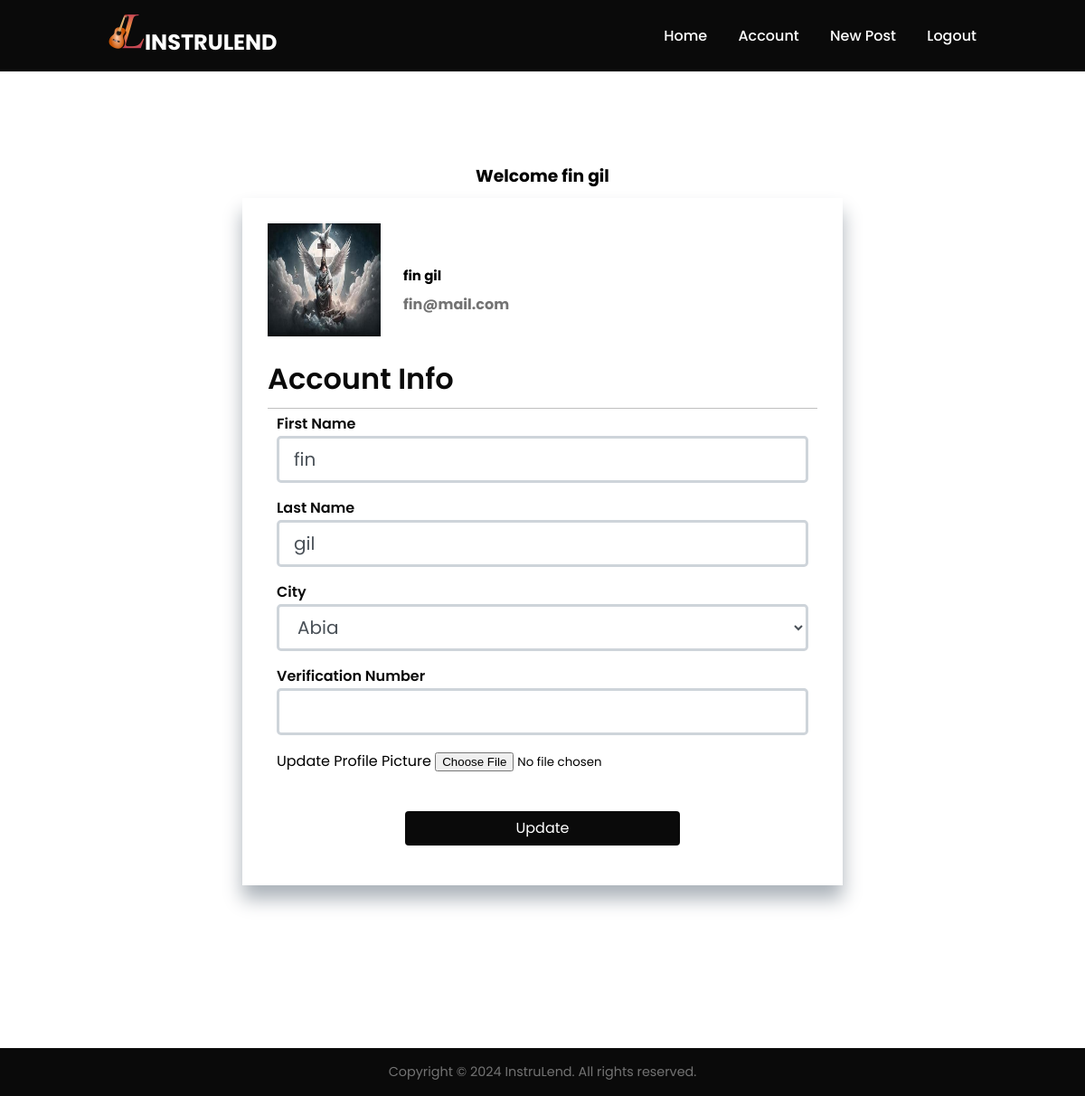
Page /account (signed in) on the committed database.
### app/models.py (models this page shows, shortened)
class User(db.Model, UserMixin):
    id = db.Column(db.Integer, primary_key=True)
    first_name = db.Column(db.String(100), nullable=False)
    last_name = db.Column(db.String(100), nullable=False)
    email = db.Column(db.String(255), unique=True, nullable=False)
    phone_number = db.Column(db.String(15), unique=True, nullable=False)
    city = db.Column(db.String(50))
    country = db.Column(db.String(10), nullable=False, default='Nigeria')
    password = db.Column(db.String(60), nullable=False)
    verification_number = db.Column(db.String(25), unique=True)
    verified_user = db.Column(db.Boolean, nullable=False, default=False)
    created_at = db.Column(db.DateTime, nullable=False, default=datetime.utcnow)
    image_file = db.Column(db.String(50), nullable=False, default='default.jpg')
    posts = db.relationship('Post', backref='author', lazy=True)
    reviewer = db.relationship('Review', foreign_keys='Review.user_id', backref='author1', lazy=True)
    reviewed = db.relationship('Review', foreign_keys='Review.author_id', backref='author2', lazy=True)
    rented = db.relationship('Agreement', backref='author4', lazy=True)
    expirence = db.relationship('Expirence', backref='author6', lazy=True)
    chats_user1 = db.relationship('Chat', backref='user1', foreign_keys='Chat.user1_id', lazy=True)
    chats_user2 = db.relationship('Chat', backref='user2', foreign_keys='Chat.user2_id', lazy=True)
    message = db.relationship('Message', backref='author7', lazy=True)

### app/users/routes.py (the view)
@users.route('/account', methods=['GET', 'POST'])
@login_required
def account():
    form = UpdateAccountForm()
    if form.validate_on_submit():
        if form.picture.data:
            picture_file = save_picture(form.picture.data)
            current_user.image_file = picture_file
        current_user.first_name = form.first_name.data
        current_user.last_name = form.last_name.data
        current_user.city = form.city.data
        current_user.verification_number = form.verification_number.data
        db.session.commit()
        flash('Your account has been updated!', 'success')
        return redirect(url_for('users.account'))
    elif request.method == 'GET':
        form.first_name.data = current_user.first_name
        form.last_name.data = current_user.last_name
        form.city.data = current_user.city
        form.verification_number.data = current_user.verification_number
    image_file = url_for('static', filename='images/profile_pic/' + current_user.image_file)
    return render_template('account.html', title='Account', image_file=image_file, form=form)

### app/users/forms.py (shortened to what this page needs)
class UpdateAccountForm(FlaskForm):
    first_name = StringField('First Name', validators=[DataRequired(), Length(min=2, max=100)])
    last_name = StringField('Last Name', validators=[DataRequired(), Length(min=2, max=100)])
    city = SelectField('City', choices=[(city.value) for city in City], validators=[DataRequired()])
    verification_number = StringField('Verification Number', validators=[DataRequired(), Length(min=6, max=25)])
    picture = FileField('Update Profile Picture', validators=[FileAllowed(['jpg', 'png'])])
    submit = SubmitField('Update')

### app/models.py (called while the page is built)
@login_manager.user_loader
def load_user(user_id):
    return User.query.get(int(user_id))

### app/templates/account.html (shortened to what this page needs)
{% extends 'base.html' %}
{% block content %}
<section class="section-form">
    <h3 class="account-bold">Welcome {{ current_user.first_name }} {{ current_user.last_name }}</h3>
    <div class="form-container">
        <div class="media">
            <div>
                <img src="{{ image_file }}" alt="profile_image" class="rounded-circle account-img">
            </div>
            <div>
                <h3 class="account-head">{{ current_user.first_name }} {{ current_user.last_name }}</h3>
                <p class="account-text">{{ current_user.email }}</p>
            </div>
        </div>
        <form method="POST" action="" enctype="multipart/form-data">
            <h2>Account Info</h2>
            <fieldset class="input-box">
                <div class="input-box">
                    {{ form.first_name.label(class='form-check-label') }}
                    {% if form.first_name.error %}
                        {{ form.first_name(class="form-control form-control-lg is-invalid") }}
                        <div class="invalid-feedback">
                            {% for error in form.first_name.errors %}
                                <span>{{ error }}</span>
                            {% endfor %}
                        </div>
                    {% else %}
                        {{ form.first_name(class='form-control form-control-lg') }}
                    {% endif %}
                </div>
                <div class="input-box">
                    {{ form.last_name.label(class='form-check-label') }}
                    {% if form.last_name.error %}
                        {{ form.last_name(class="form-control form-control-lg is-invalid") }}
                        <div class="invalid-feedback">
                            {% for error in form.last_name.errors %}
                                <span>{{ error }}</span>
                            {% endfor %}
                        </div>
                    {% else %}
                        {{ form.last_name(class='form-control form-control-lg') }}
                    {% endif %}
                </div>
                <div class="input-box">
                    {{ form.city.label(class='form-check-label') }}
                    {% if form.city.error %}
                        {{ form.city(class="form-control form-control-lg is-invalid") }}
                        <div class="invalid-feedback">
                            {% for error in form.city.errors %}
                                <span>{{ error }}</span>
                            {% endfor %}
                        </div>
                    {% else %}
                        {{ form.city(class='form-control form-control-lg') }}
                    {% endif %}
                </div>
                <div class="input-box">
                    {{ form.verification_number.label(class='form-check-label') }}
                    {% if form.verification_number.error %}
                        {{ form.verification_number(class="form-control form-control-lg is-invalid") }}
                        <div class="invalid-feedback">
                            {% for error in form.verification_number.errors %}
                                <span>{{ error }}</span>
                            {% endfor %}
                        </div>
                    {% else %}
                        {{ form.verification_number(class='form-control form-control-lg') }}
                    {% endif %}
                </div>
                <div class="input-box">
                    {{ form.picture.label() }}
                    {{ form.picture(class="form-control-file") }}
                </div>
            </fieldset>
            <div class="input-box">
                {{ form.submit(class="btn btn-outline-info") }}
            </div>
        </form>
    </div>
</section>
{% endblock %}

### app/static/css/index.css (style rules this page uses)
:root { --text-dark: #0a0a0a; --text-light: #737373; --extra-light: #f5f5f5; --white: #ffffff; --max-width: 1200px; }
* { margin: 0; padding: 0; box-sizing: border-box; font-family: "Poppins", sans-serif; }
html, body { scroll-behavior: smooth; }
section { padding: 100px 120px; }
.section-form { padding: 80px 120px; }
.btn { padding: 1rem 1.5rem; outline: none; border: none; font-size: 1rem; font-weight: 600; color: #b8b169; background-color: var(--white); border-radius: 5px; transition: 0.3s; cursor: pointer; }
.about-pages h2, h3 { margin-bottom: 8px; }
.form-container { max-width: 800px; padding: 28px; margin: 0 28px; box-shadow: 0 15px 20px #abb2b9; }
.form-container h2 { font-size: 2rem; font-weight: 600; text-align: left; color: var(--text-dark); padding-bottom: 8px;border-bottom: 1px solid silver; }
fieldset { border: none; padding: 5px 10px; }
.input-box { margin-bottom: 1rem; }
.input-box .form-check-label { display: block; margin-bottom: .5rem; font-size: 1rem; line-height: 1.5; font-weight: 600; color: var(--text-dark); }
.input-box .form-control { display: block; width: 100%; padding: .375rem .75rem; font-size: 1rem; line-height: 1.5; color: #495057; background-color: #fff; background-clip: padding-box; border: 1px solid #ced4da; border-radius: .25rem; transition: border-color .15s ease-in-out, box-shadow .15s ease-in-out; }
.input-box .form-control-lg { display: block; width: 100%; padding: .5rem 1rem; font-size: 1.25rem; line-height: 1.5; color: #495057; background-color: #fff; background-clip: padding-box; border: .2rem solid #ced4da; border-radius: .3rem; transition: border-color .15s ease-in-out, box-shadow .15s ease-in-out; }
.input-box .btn { width: 50%; margin-left: 25%; margin-top: 6px; display: inline-block; font-weight: 400; color: #fff; text-align: center; vertical-align: middle; background-color: var(--text-dark); border: 1px solid transparent; padding: 0.375rem 0.75rem; font-size: 1rem; line-height: 1.5; border-radius: 0.25rem; transition: .3s ease; }
.input-box .form-check-label { display: inline-block; margin-bottom: 0; vertical-align: top; }
.form-container .media { display: flex; align-items: center; gap: 5px; }
.account-bold { text-align: center; font-weight: 700; margin-bottom: 10px; }
.account-head { font-size: 15px; }
.account-text { font-weight: bold; color: var(--text-light); }

### app/static/css/styles.css (style rules this page uses)
.account-img { height: 125px; width: 125px; margin-right: 20px; margin-bottom: 16px; }

### rows in the picture
User: first_name "fin", last_name "gil", email "fin@mail.com", city "Abia"
